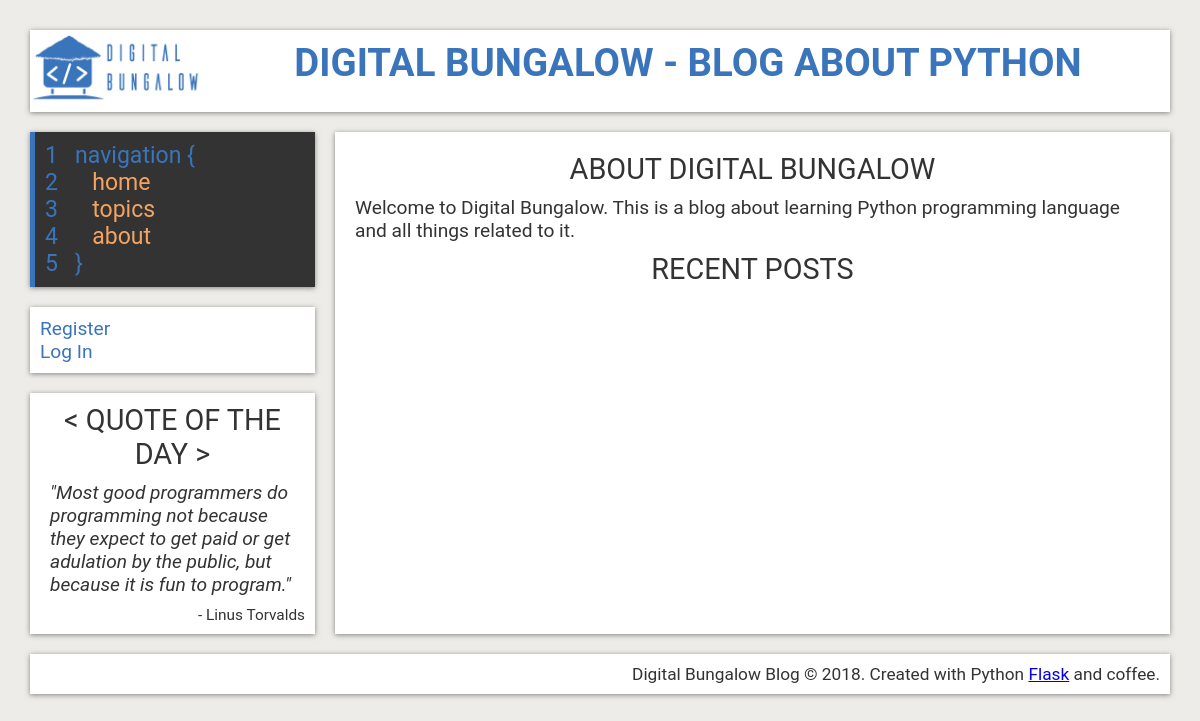
Page /home on the earlier database version.
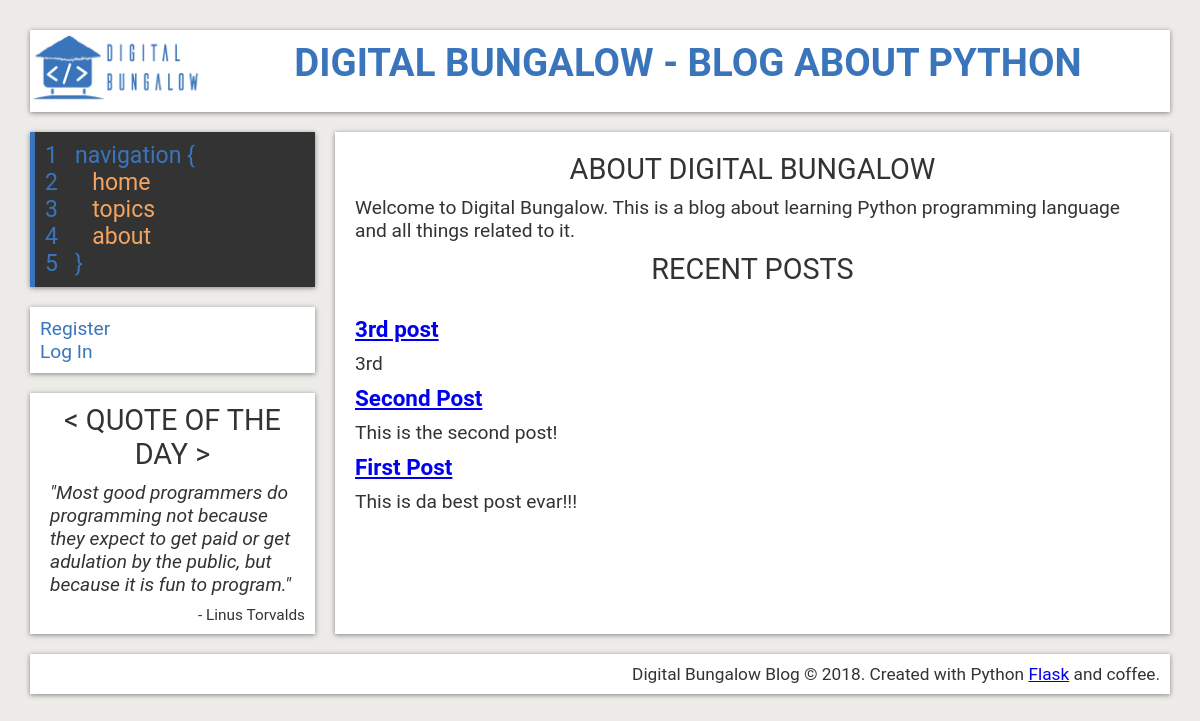
Same page on the later database version.
### flaskblog/models.py (models this page shows, shortened)
class Post(db.Model):
    id = db.Column(db.Integer, primary_key=True)
    title = db.Column(db.String(100), nullable=False)
    date_posted = db.Column(db.DateTime, nullable=False, default=datetime.utcnow)
    content = db.Column(db.Text, nullable=False)
    topic_id = db.Column(db.Integer, db.ForeignKey('topic.id'), nullable=False)
    user_id = db.Column(db.Integer, db.ForeignKey('user.id'), nullable=False)

### flaskblog/routes.py (the view)
@app.route("/")
@app.route("/home")
def home():
    posts = Post.query.order_by(Post.date_posted.desc()).limit(5).all()
    return render_template('home.html', posts=posts)

### flaskblog/templates/home.html
{% extends "layout.html" %}
{% block content %}
  <article class="hp-content">
    <section class="hp-info">
      <h2>About Digital Bungalow</h2>
      <p>Welcome to Digital Bungalow. This is a blog about learning Python
        programming language and all things related to it. </p>
    </section>
    <h2>Recent Posts</h2>
    <section class="hp-recent">
      {% for post in posts %}
        <h3><a href="{{ url_for('post', post_title=post.title) }}">{{ post.title }}</a></h3>
        <div class="post-text">
          {{ post.content[:100] }}
        </div>
      {% endfor %}
    </section>
  </article>
{% endblock content %}

### flaskblog/templates/layout.html (shortened to what this page needs)
<!DOCTYPE html>
<html lang="en">
  <head>
    <link rel="stylesheet" href="{{ url_for('static', filename='style.css') }}">
    <link rel="stylesheet" href="https://use.fontawesome.com/releases/v5.0.13/css/all.css">
  </head>
  <body>
    <div class="wrapper">
    <header>
      <div class="logo">
        <a href="{{ url_for('home')}}">
          <img src="{{ url_for('static', filename='images/logo.png') }}"
               alt="digital-bungalow-logo">
        </a>
      </div>
      <div class="title">
        <h1>
          <a href="{{ url_for('home')}}">
            Digital Bungalow - Blog About Python
          </a>
        </h1>
      </div>
    </header>
    <aside>
      <nav>
        <ul>
          <li>
            1 &nbsp;&nbsp;navigation {
          </li>
          <li>
            <a href="{{ url_for('home')}}">
              <span>2</span>  &nbsp;&nbsp;&nbsp;&nbsp; home
            </a>
          </li>
          <li>
            <a href="{{ url_for('topics')}}">
              <span>3</span>  &nbsp;&nbsp;&nbsp;&nbsp; topics
            </a>
          </li>
          <li>
            <a href="{{ url_for('about')}}">
              <span>4</span>  &nbsp;&nbsp;&nbsp;&nbsp; about
            </a>
          </li>
          <li>
            5 &nbsp;&nbsp;}
          </li>
        </ul>
      </nav>
      <div class="log-reg">
        <ul>
          {% if current_user.is_authenticated %}
            <li>Logged in as {{ current_user.username }}</li>
            <li><a href="{{ url_for('account')}}">My Account</a></li>
            <li><a href="{{ url_for('new_post')}}">New Post</a></li>
            <li><a href="{{ url_for('logout')}}">Log Out</a></li>
          {% else %}
            <li><a href="{{ url_for('register')}}">Register</a></li>
            <li><a href="{{ url_for('login')}}">Log In</a></li>
          {% endif %}
        </ul>
      </div>
      <div class="sidebar">
        <h2>&lt; Quote of the Day &gt;</h2>
        <p class="quote">"Most good programmers do programming not because they
          expect to get paid or get adulation by the public, but because it is fun to program." </p>
        <p class= "quote-meta">- Linus Torvalds</p>
      </div>
    </aside>
    {% block content %}{% endblock content %}
    <footer>
      <p>Digital Bungalow Blog &copy; 2018.
        Created with Python <a href="http://flask.pocoo.org/">Flask</a> and coffee.</p>
    </footer>
  </div>
  </body>
</html>

### flaskblog/static/style.css (style rules this page uses)
:root { --primary: #ffffff; --blue: #3a75bb; --orange: #F4A460; --lightblue: #DDEAF9; --grey: #edece8; --hover: #696969; --dark: #333; --shadow: 0 1px 5px rgba(104, 104, 104, 0.8); }
* { margin: 0px; padding: 0px; }
html { box-sizing: border-box; color: var(--dark); font-family: Roboto; font-size: 1.2em; }
body { background: var(--grey); }
h2 { text-transform: uppercase; font-weight: normal; }
.wrapper { margin: 30px; display: grid; grid-gap: 20px; grid-template-areas: "header header" "aside article" "footer footer"; grid-template-columns: 25% 1fr; }
header { grid-area: header; background: var(--primary); display: grid; grid-template-columns: 1fr 6fr; box-shadow: var(--shadow); }
.logo { text-align: center; }
.logo img { height: 4em; }
.title { padding: 10px; text-align: center; text-transform: uppercase; }
.title a { text-decoration: none; color: var(--blue); }
aside { grid-area: aside; align-self: start; display: flex; flex-direction: column; }
nav { background: var(--dark); padding: 10px; box-shadow: var(--shadow); font-size: 1.2em; border-left: 5px solid var(--blue); margin-bottom: 20px; }
nav ul { list-style: none; }
nav ul li { color: var(--blue); }
nav a { text-decoration: none; color: var(--orange); display:inline-block; width: 100%; text-transform: lowercase; }
nav a span { color: var(--blue); }
.log-reg { background: var(--primary); padding: 10px; box-shadow: var(--shadow); margin-bottom: 20px; }
.log-reg ul { list-style: none; }
.log-reg ul a { text-decoration: none; color: var(--blue); }
.sidebar { background: var(--primary); padding: 10px; box-shadow: var(--shadow); align-self: flex-start; }
.sidebar h2 { text-align: center; }
.sidebar p.quote { font-style: italic; padding: 10px; }
.sidebar p.quote-meta { font-size: 0.8em; text-align: right; }
footer { grid-area: footer; background: var(--primary); padding: 10px; box-shadow: var(--shadow); text-align: right; font-size: 0.9em; }
article { grid-area: article; background: var(--primary); padding: 10px 20px; box-shadow: var(--shadow); }
section { padding: 10px 0; }
article h2 { text-align: center; margin-bottom: 10px; }
article h3 { margin: 10px 0; }

Differences in the rows shown:
added Post: title "3rd post", content "3rd"
added Post: title "Second Post", content "This is the second post!"
added Post: title "First Post", content "This is da best post evar!!!"
